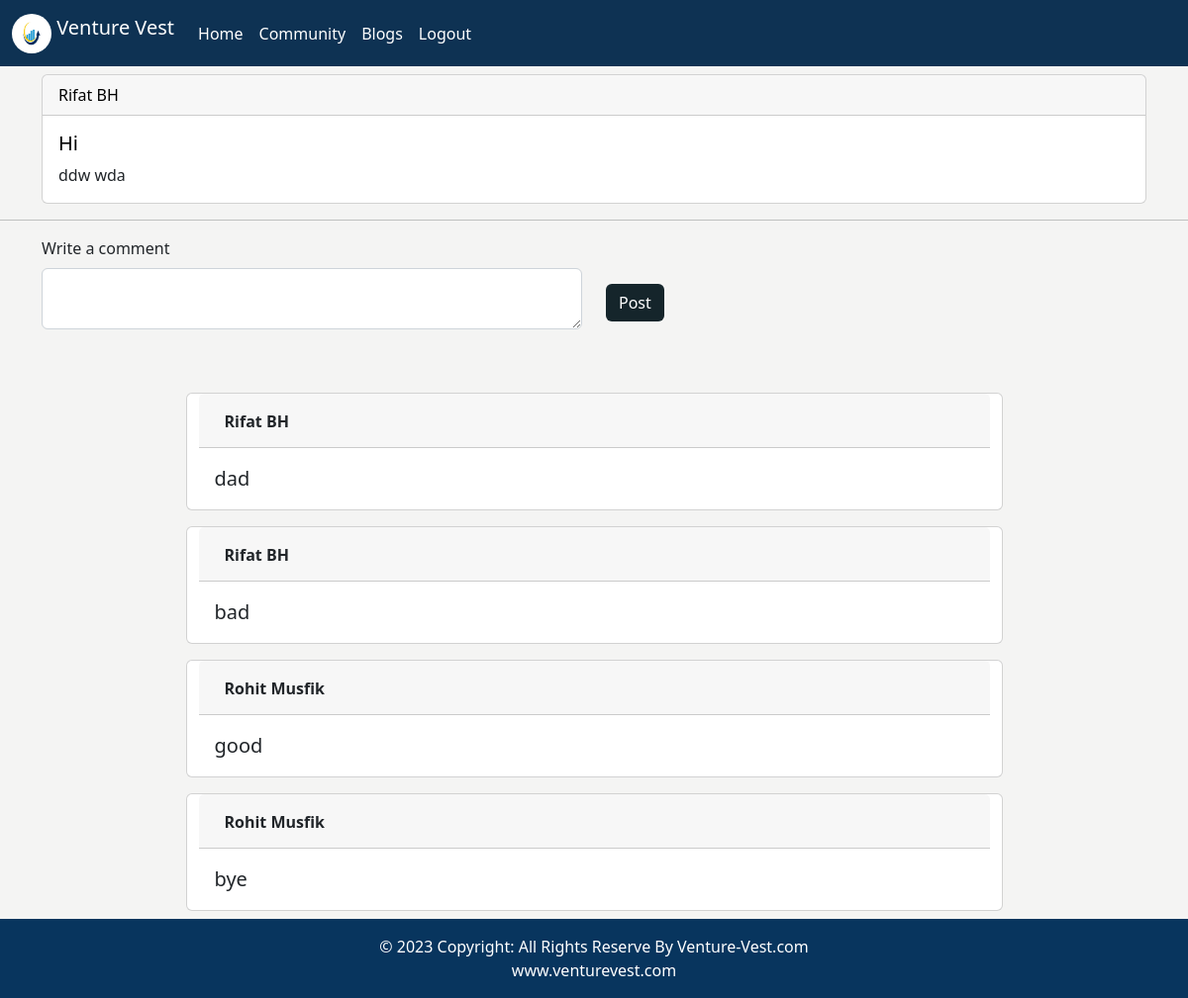
The app's page /community/post-details/5 with its own data.
### community/models.py (models this page shows)
class CommunityPost(models.Model):
    post_by = models.ForeignKey(Auts,blank = True, null = True, on_delete= models.CASCADE,related_name='post_by')
    post_date = models.DateTimeField(default=datetime.now())
    post_title = models.CharField(max_length=100)
    post_des = models.CharField(max_length=1000)

class CommunityComment(models.Model):
    post_id = models.ForeignKey(CommunityPost,blank = True, null = True, on_delete= models.CASCADE,related_name='post_id')
    comment_by = models.ForeignKey(Auts,blank = True, null = True, on_delete= models.CASCADE,related_name='comment_by')
    comment = models.CharField(max_length=500)
    comment_date = models.DateTimeField(default=datetime.now())

### auths/models.py (models this page shows)
class Auts(models.Model):
    user_name = models.CharField(max_length=35)
    password = models.CharField(max_length=35)
    catagory = models.CharField(max_length=10)
    full_name = models.CharField(max_length=35)
    email = models.EmailField(max_length=35)

### community/views.py (the view)
# urls.py: path('post-details/<post_id>', views.posts_des, name="post_details"),
def posts_des(request,post_id):
    post_ditls = CommunityPost.objects.get(id = post_id)
    all_comment = CommunityComment.objects.filter(post_id = post_id).order_by("-comment_date")
    post_data ={
        'post' : post_ditls,
        'comment' : all_comment,
    }
    return render(request,"post_details.html",post_data)

### template/post_details.html (shortened to what this page needs)
{% extends 'base.html' %}
{% block contant %}
<div class="container">
    <div class="card my-2">
        <div class="card-header">
            <a href="#">{{post.post_by.full_name}}</a>
        </div>
        <div class="card-body">
            <h5 class="card-title"><a href="">{{post.post_title}}</a></h5>
            <p class="card-text">{{post.post_des}}</p>
        </div>
    </div>
</div>
<hr>
<div class="container">
    <div class="row">
        <div class="container">
            <form action="/community/post-comment/{{post.id}}/" method="post">
                <div class="row">
                    <div class="col">
                        <label for="exampleFormControlTextarea1" class="form-label">Write a comment</label>
                        <textarea class="form-control" name="comment" id="exampleFormControlTextarea1"
                            rows="2"></textarea>
                    </div>
                    <div class="col">
                        <input type="submit" name="post_comment" value="Post" class="btn mt-5"
                            style="background-color: #15252B; color :white">
                    </div>
                </div>
            </form>
        </div>
    </div>
    <br>
    <br>
    <div class="row">
        <div class="container">
            {% for cmnt in comment  %}
            <div class="row m-2">
                <div class="card mt-2 w-75 m-auto">
                    <div class="card-header" style="display:inline-flex; height:55px">
                        <p style="padding: 8px 10px; font-size:16px"><b>{{cmnt.comment_by.full_name}}</b></p>
                    </div>
                    <div class="card-body">
                        <blockquote class="blockquote mb-0">
                            <p>
                                {{cmnt.comment}}
                            </p>
                        </blockquote>
                    </div>
                </div>
            </div>
            {% endfor %}
        </div>
    </div>
</div>
{% endblock %}

### template/base.html (style rules this page uses)
body { background-color: rgba(231, 231, 229, 0.425); }
a { text-decoration: none; color: black; font-weight: 500; }

### records on screen
CommunityPost: post_by.full_name "Rifat BH", post_title "Hi", post_des "ddw wda"
CommunityComment: comment_by.full_name "Rifat BH", comment "dad"
CommunityComment: comment_by.full_name "Rifat BH", comment "bad"
CommunityComment: comment_by.full_name "Rohit Musfik", comment "good"
CommunityComment: comment_by.full_name "Rohit Musfik", comment "bye"
